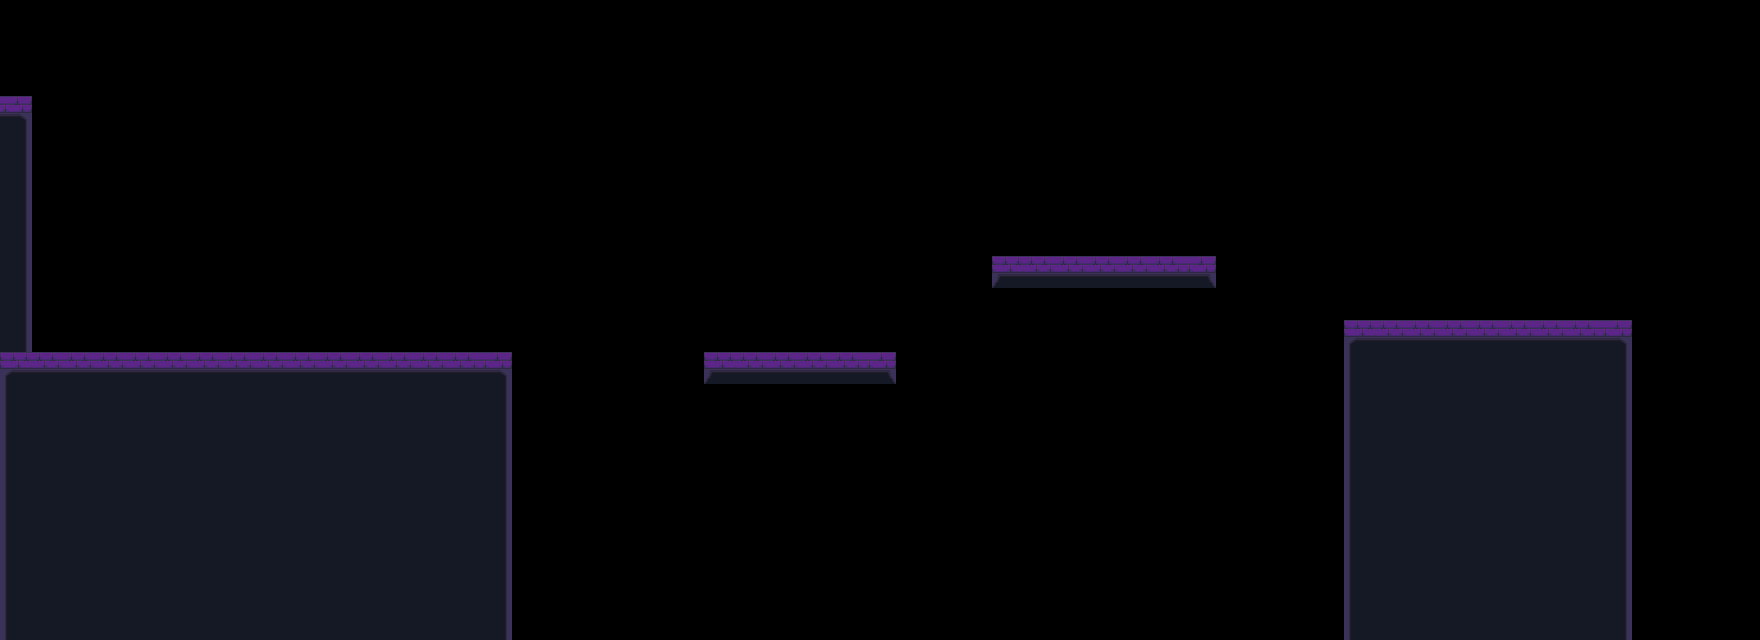

A level layout from a 2D game, rendered from its tile map. Below: a short description, then the map file with tile-grid data replaced by summaries:
An orthogonal 55x20 tile map with 32x32 px tiles, 1 tile layer (Platforms).

<map version="1.2" tiledversion="2018.12.22" orientation="orthogonal" renderorder="left-down" width="55" height="20" tilewidth="32" tileheight="32" infinite="0" nextlayerid="6" nextobjectid="1">
 <tileset firstgid="1" source="../tileset/tiles_castle.tsx" />
 <layer id="5" name="Platforms" width="55" height="20">
  <properties>
   <property name="tilesheet" value="castle_tiles" />
  </properties>
  <data>[1100 cells, 255 non-empty, 8 distinct tile ids]</data>
 </layer>
</map>
